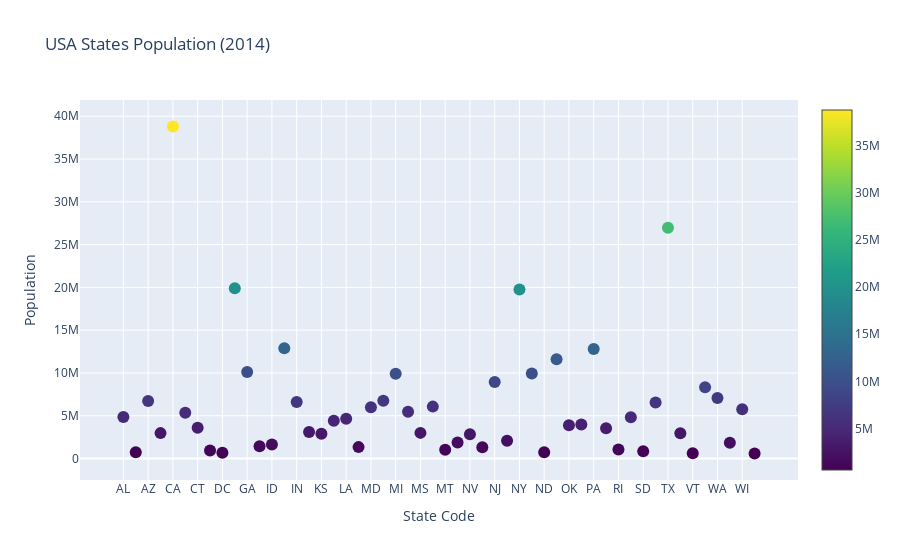

Write notebook code for a chart like this one.
### Code cell
import plotly.graph_objects as go
df = pd.read_csv("/Users/abinkgeo/BridgeLabz/code/plotly_practice_program/usa_states.csv")

fig = go.Figure(
    data=go.Scatter(
        x = df["Postal"],
        y = df["Population"],
        mode = "markers",
        marker=dict(
            size=12,
            color=df["Population"], 
            colorscale="Viridis",
            showscale=True
        ),
        text = df["State"],           
        hovertemplate="<b>%{text}</b><br>Population: %{y}<extra></extra>"
    )
)

fig.update_layout(
    title="USA States Population (2014)",
    xaxis_title="State Code",
    yaxis_title="Population"
)

fig.show()

### Figure 1 — Plotly figure (JSON) as saved in the notebook; plotly's stock layout.template omitted (floating-point values rounded to 4 significant figures)
{"data": [{"hovertemplate": "<b>%{text}</b><br>Population: %{y}<extra></extra>", "marker": {"color": [4849000.0, 736700.0, 6731000.0, 2966000.0, 38800000.0, 5356000.0, 3597000.0, 935600.0, 658900.0, 19890000.0, 10100000.0, 1420000.0, 1634000.0, 12880000.0, 6597000.0, 3107000.0, 2904000.0, 4413000.0, 4650000.0, 1330000.0, 5976000.0, 6745000.0, 9910000.0, 5457000.0, 2994000.0, 6064000.0, 1024000.0, 1882000.0, 2839000.0, 1327000.0, 8938000.0, 2086000.0, 19750000.0, 9944000.0, 739500.0, 11590000.0, 3878000.0, 3970000.0, 12790000.0, 3548000.0, 1055000.0, 4832000.0, 853200.0, 6549000.0, 26960000.0, 2943000.0, 626600.0, 8326000.0, 7062000.0, 1850000.0, 5758000.0, 584200.0], "colorscale": [[0, "#440154"], [0.1111, "#482878"], [0.2222, "#3e4989"], [0.3333, "#31688e"], [0.4444, "#26828e"], [0.5556, "#1f9e89"], [0.6667, "#35b779"], [0.7778, "#6ece58"], [0.8889, "#b5de2b"], [1, "#fde725"]], "showscale": true, "size": 12}, "mode": "markers", "text": ["Alabama", "Alaska", "Arizona", "Arkansas", "California", "Colorado", "Connecticut", "Delaware", "District of Columbia", "Florida", "Georgia", "Hawaii", "Idaho", "Illinois", "Indiana", "Iowa", "Kansas", "Kentucky", "Louisiana", "Maine", "Maryland", "Massachusetts", "Michigan", "Minnesota", "Mississippi", "Missouri", "Montana", "Nebraska", "Nevada", "New Hampshire", "New Jersey", "New Mexico", "New York", "North Carolina", "North Dakota", "Ohio", "Oklahoma", "Oregon", "Pennsylvania", "Puerto Rico", "Rhode Island", "South Carolina", "South Dakota", "Tennessee", "Texas", "Utah", "Vermont", "Virginia", "Washington", "West Virginia", "Wisconsin", "Wyoming"], "type": "scatter", "x": ["AL", "AK", "AZ", "AR", "CA", "CO", "CT", "DE", "DC", "FL", "GA", "HI", "ID", "IL", "IN", "IA", "KS", "KY", "LA", "ME", "MD", "MA", "MI", "MN", "MS", "MO", "MT", "NE", "NV", "NH", "NJ", "NM", "NY", "NC", "ND", "OH", "OK", "OR", "PA", "PR", "RI", "SC", "SD", "TN", "TX", "UT", "VT", "VA", "WA", "WV", "WI", "WY"], "y": [4849000.0, 736700.0, 6731000.0, 2966000.0, 38800000.0, 5356000.0, 3597000.0, 935600.0, 658900.0, 19890000.0, 10100000.0, 1420000.0, 1634000.0, 12880000.0, 6597000.0, 3107000.0, 2904000.0, 4413000.0, 4650000.0, 1330000.0, 5976000.0, 6745000.0, 9910000.0, 5457000.0, 2994000.0, 6064000.0, 1024000.0, 1882000.0, 2839000.0, 1327000.0, 8938000.0, 2086000.0, 19750000.0, 9944000.0, 739500.0, 11590000.0, 3878000.0, 3970000.0, 12790000.0, 3548000.0, 1055000.0, 4832000.0, 853200.0, 6549000.0, 26960000.0, 2943000.0, 626600.0, 8326000.0, 7062000.0, 1850000.0, 5758000.0, 584200.0]}], "layout": {"title": {"text": "USA States Population (2014)"}, "xaxis": {"title": {"text": "State Code"}}, "yaxis": {"title": {"text": "Population"}}}}
